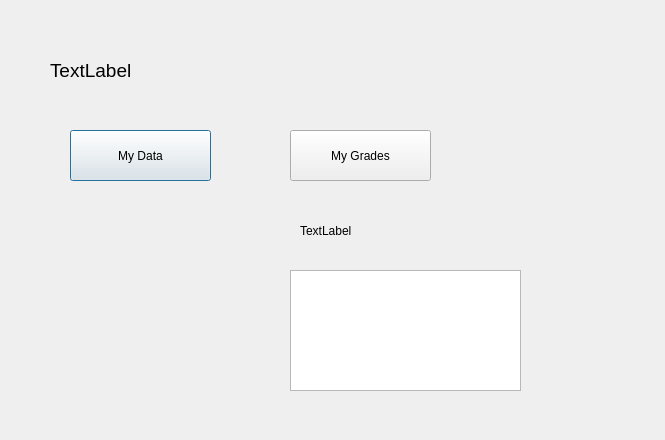
<?xml version="1.0" encoding="UTF-8"?>
<ui version="4.0">
 <class>StudentInfo</class>
 <widget class="QDialog" name="StudentInfo">
  <property name="geometry">
   <rect>
    <x>0</x>
    <y>0</y>
    <width>665</width>
    <height>440</height>
   </rect>
  </property>
  <property name="windowTitle">
   <string>Dialog</string>
  </property>
  <widget class="QLabel" name="labelUsername">
   <property name="geometry">
    <rect>
     <x>50</x>
     <y>50</y>
     <width>181</width>
     <height>41</height>
    </rect>
   </property>
   <property name="font">
    <font>
     <pointsize>14</pointsize>
    </font>
   </property>
   <property name="text">
    <string>TextLabel</string>
   </property>
  </widget>
  <widget class="QPushButton" name="btnData">
   <property name="geometry">
    <rect>
     <x>70</x>
     <y>130</y>
     <width>141</width>
     <height>51</height>
    </rect>
   </property>
   <property name="text">
    <string>My Data</string>
   </property>
  </widget>
  <widget class="QPushButton" name="btnGrade">
   <property name="geometry">
    <rect>
     <x>290</x>
     <y>130</y>
     <width>141</width>
     <height>51</height>
    </rect>
   </property>
   <property name="text">
    <string>My Grades</string>
   </property>
  </widget>
  <widget class="QLabel" name="labelGrade">
   <property name="geometry">
    <rect>
     <x>300</x>
     <y>220</y>
     <width>171</width>
     <height>21</height>
    </rect>
   </property>
   <property name="text">
    <string>TextLabel</string>
   </property>
  </widget>
  <widget class="QTextEdit" name="textGrades">
   <property name="geometry">
    <rect>
     <x>290</x>
     <y>270</y>
     <width>231</width>
     <height>121</height>
    </rect>
   </property>
  </widget>
 </widget>
 <resources/>
 <connections/>
</ui>
